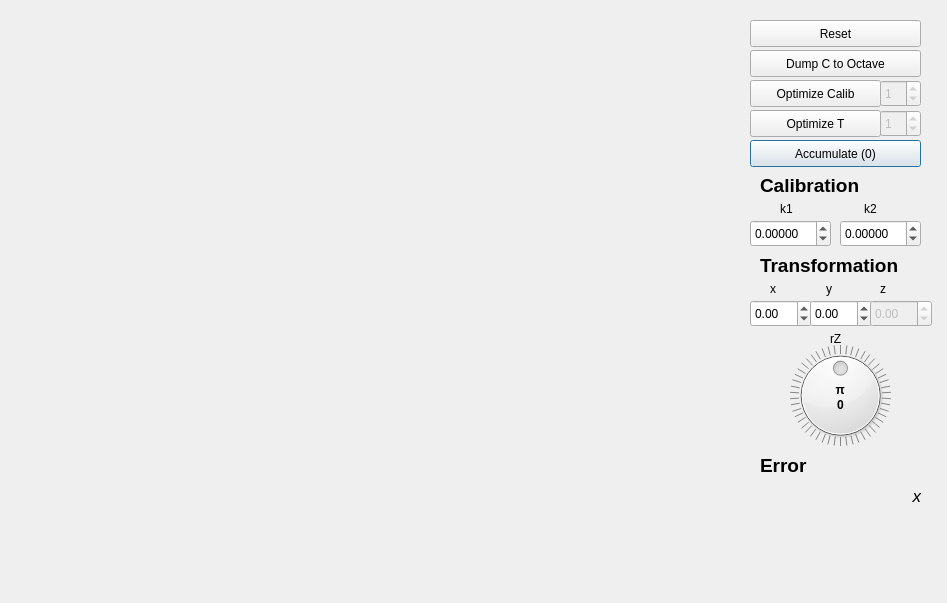
<?xml version="1.0" encoding="UTF-8"?>
<ui version="4.0">
 <class>Laser</class>
 <widget class="QDialog" name="Laser">
  <property name="geometry">
   <rect>
    <x>0</x>
    <y>0</y>
    <width>947</width>
    <height>603</height>
   </rect>
  </property>
  <property name="mouseTracking">
   <bool>false</bool>
  </property>
  <property name="windowTitle">
   <string>FlatMyKinect</string>
  </property>
  <widget class="QPushButton" name="pushButton_2">
   <property name="enabled">
    <bool>true</bool>
   </property>
   <property name="geometry">
    <rect>
     <x>750</x>
     <y>140</y>
     <width>171</width>
     <height>27</height>
    </rect>
   </property>
   <property name="text">
    <string>Accumulate (0)</string>
   </property>
  </widget>
  <widget class="QPushButton" name="pushButton_3">
   <property name="enabled">
    <bool>true</bool>
   </property>
   <property name="geometry">
    <rect>
     <x>750</x>
     <y>50</y>
     <width>171</width>
     <height>27</height>
    </rect>
   </property>
   <property name="text">
    <string>Dump C to Octave</string>
   </property>
  </widget>
  <widget class="QPushButton" name="pushButton_4">
   <property name="enabled">
    <bool>true</bool>
   </property>
   <property name="geometry">
    <rect>
     <x>750</x>
     <y>80</y>
     <width>131</width>
     <height>27</height>
    </rect>
   </property>
   <property name="text">
    <string>Optimize Calib</string>
   </property>
  </widget>
  <widget class="fancyViewer" name="widget" native="true">
   <property name="geometry">
    <rect>
     <x>10</x>
     <y>20</y>
     <width>731</width>
     <height>571</height>
    </rect>
   </property>
  </widget>
  <widget class="QLabel" name="label_4">
   <property name="geometry">
    <rect>
     <x>770</x>
     <y>280</y>
     <width>16</width>
     <height>17</height>
    </rect>
   </property>
   <property name="text">
    <string>x</string>
   </property>
  </widget>
  <widget class="QDoubleSpinBox" name="doubleSpinBox">
   <property name="geometry">
    <rect>
     <x>750</x>
     <y>300</y>
     <width>62</width>
     <height>27</height>
    </rect>
   </property>
   <property name="minimum">
    <double>-100.000000000000000</double>
   </property>
   <property name="maximum">
    <double>100.000000000000000</double>
   </property>
   <property name="singleStep">
    <double>0.100000000000000</double>
   </property>
  </widget>
  <widget class="QDoubleSpinBox" name="doubleSpinBox_2">
   <property name="geometry">
    <rect>
     <x>810</x>
     <y>300</y>
     <width>62</width>
     <height>27</height>
    </rect>
   </property>
   <property name="minimum">
    <double>-100.000000000000000</double>
   </property>
   <property name="maximum">
    <double>100.000000000000000</double>
   </property>
   <property name="singleStep">
    <double>0.100000000000000</double>
   </property>
  </widget>
  <widget class="QDoubleSpinBox" name="doubleSpinBox_3">
   <property name="enabled">
    <bool>false</bool>
   </property>
   <property name="geometry">
    <rect>
     <x>870</x>
     <y>300</y>
     <width>62</width>
     <height>27</height>
    </rect>
   </property>
   <property name="minimum">
    <double>-100.000000000000000</double>
   </property>
   <property name="maximum">
    <double>100.000000000000000</double>
   </property>
   <property name="singleStep">
    <double>0.100000000000000</double>
   </property>
  </widget>
  <widget class="QLabel" name="label_5">
   <property name="geometry">
    <rect>
     <x>826</x>
     <y>280</y>
     <width>16</width>
     <height>17</height>
    </rect>
   </property>
   <property name="text">
    <string>y</string>
   </property>
  </widget>
  <widget class="QLabel" name="label_6">
   <property name="geometry">
    <rect>
     <x>880</x>
     <y>280</y>
     <width>16</width>
     <height>17</height>
    </rect>
   </property>
   <property name="text">
    <string>z</string>
   </property>
  </widget>
  <widget class="QDial" name="dial">
   <property name="geometry">
    <rect>
     <x>790</x>
     <y>330</y>
     <width>101</width>
     <height>131</height>
    </rect>
   </property>
   <property name="minimum">
    <number>0</number>
   </property>
   <property name="maximum">
    <number>6280</number>
   </property>
   <property name="singleStep">
    <number>1</number>
   </property>
   <property name="pageStep">
    <number>1</number>
   </property>
   <property name="value">
    <number>3140</number>
   </property>
   <property name="invertedAppearance">
    <bool>false</bool>
   </property>
   <property name="invertedControls">
    <bool>false</bool>
   </property>
   <property name="wrapping">
    <bool>true</bool>
   </property>
   <property name="notchTarget">
    <double>20.000000000000000</double>
   </property>
   <property name="notchesVisible">
    <bool>true</bool>
   </property>
  </widget>
  <widget class="QLabel" name="label_7">
   <property name="geometry">
    <rect>
     <x>830</x>
     <y>330</y>
     <width>16</width>
     <height>17</height>
    </rect>
   </property>
   <property name="text">
    <string>rZ</string>
   </property>
  </widget>
  <widget class="QLabel" name="label_9">
   <property name="geometry">
    <rect>
     <x>760</x>
     <y>170</y>
     <width>151</width>
     <height>31</height>
    </rect>
   </property>
   <property name="font">
    <font>
     <pointsize>14</pointsize>
     <weight>75</weight>
     <bold>true</bold>
    </font>
   </property>
   <property name="text">
    <string>Calibration</string>
   </property>
  </widget>
  <widget class="QDoubleSpinBox" name="doubleSpinBox_4">
   <property name="geometry">
    <rect>
     <x>750</x>
     <y>220</y>
     <width>81</width>
     <height>27</height>
    </rect>
   </property>
   <property name="decimals">
    <number>5</number>
   </property>
   <property name="minimum">
    <double>-100.000000000000000</double>
   </property>
   <property name="maximum">
    <double>100.000000000000000</double>
   </property>
   <property name="singleStep">
    <double>0.100000000000000</double>
   </property>
  </widget>
  <widget class="QLabel" name="label_10">
   <property name="geometry">
    <rect>
     <x>780</x>
     <y>200</y>
     <width>31</width>
     <height>17</height>
    </rect>
   </property>
   <property name="text">
    <string>k1</string>
   </property>
  </widget>
  <widget class="QLabel" name="label_11">
   <property name="geometry">
    <rect>
     <x>864</x>
     <y>200</y>
     <width>31</width>
     <height>17</height>
    </rect>
   </property>
   <property name="text">
    <string>k2</string>
   </property>
  </widget>
  <widget class="QDoubleSpinBox" name="doubleSpinBox_5">
   <property name="geometry">
    <rect>
     <x>840</x>
     <y>220</y>
     <width>81</width>
     <height>27</height>
    </rect>
   </property>
   <property name="decimals">
    <number>5</number>
   </property>
   <property name="minimum">
    <double>-100.000000000000000</double>
   </property>
   <property name="maximum">
    <double>100.000000000000000</double>
   </property>
   <property name="singleStep">
    <double>0.100000000000000</double>
   </property>
  </widget>
  <widget class="QLabel" name="angleLabel">
   <property name="geometry">
    <rect>
     <x>815</x>
     <y>395</y>
     <width>51</width>
     <height>20</height>
    </rect>
   </property>
   <property name="font">
    <font>
     <weight>75</weight>
     <bold>true</bold>
     <underline>false</underline>
     <strikeout>false</strikeout>
    </font>
   </property>
   <property name="text">
    <string>0</string>
   </property>
   <property name="alignment">
    <set>Qt::AlignCenter</set>
   </property>
  </widget>
  <widget class="QLabel" name="label_13">
   <property name="geometry">
    <rect>
     <x>760</x>
     <y>450</y>
     <width>151</width>
     <height>31</height>
    </rect>
   </property>
   <property name="font">
    <font>
     <pointsize>14</pointsize>
     <weight>75</weight>
     <bold>true</bold>
    </font>
   </property>
   <property name="text">
    <string>Error</string>
   </property>
  </widget>
  <widget class="QLabel" name="errorLabel">
   <property name="geometry">
    <rect>
     <x>750</x>
     <y>480</y>
     <width>171</width>
     <height>31</height>
    </rect>
   </property>
   <property name="font">
    <font>
     <pointsize>13</pointsize>
     <italic>true</italic>
    </font>
   </property>
   <property name="text">
    <string>x</string>
   </property>
   <property name="alignment">
    <set>Qt::AlignRight|Qt::AlignTrailing|Qt::AlignVCenter</set>
   </property>
   <property name="margin">
    <number>7</number>
   </property>
  </widget>
  <widget class="QLabel" name="angleLabel_2">
   <property name="geometry">
    <rect>
     <x>823</x>
     <y>380</y>
     <width>31</width>
     <height>20</height>
    </rect>
   </property>
   <property name="font">
    <font>
     <weight>75</weight>
     <bold>true</bold>
     <underline>false</underline>
     <strikeout>false</strikeout>
    </font>
   </property>
   <property name="text">
    <string> π</string>
   </property>
   <property name="alignment">
    <set>Qt::AlignCenter</set>
   </property>
  </widget>
  <widget class="QSpinBox" name="iterationNum">
   <property name="enabled">
    <bool>false</bool>
   </property>
   <property name="geometry">
    <rect>
     <x>880</x>
     <y>80</y>
     <width>41</width>
     <height>27</height>
    </rect>
   </property>
   <property name="value">
    <number>1</number>
   </property>
  </widget>
  <widget class="QSpinBox" name="iterationNum_2">
   <property name="enabled">
    <bool>false</bool>
   </property>
   <property name="geometry">
    <rect>
     <x>880</x>
     <y>110</y>
     <width>41</width>
     <height>27</height>
    </rect>
   </property>
   <property name="value">
    <number>1</number>
   </property>
  </widget>
  <widget class="QLabel" name="label_8">
   <property name="geometry">
    <rect>
     <x>760</x>
     <y>250</y>
     <width>151</width>
     <height>31</height>
    </rect>
   </property>
   <property name="font">
    <font>
     <pointsize>14</pointsize>
     <weight>75</weight>
     <bold>true</bold>
    </font>
   </property>
   <property name="text">
    <string>Transformation</string>
   </property>
  </widget>
  <widget class="QPushButton" name="pushButton">
   <property name="geometry">
    <rect>
     <x>750</x>
     <y>20</y>
     <width>171</width>
     <height>27</height>
    </rect>
   </property>
   <property name="text">
    <string>Reset</string>
   </property>
  </widget>
  <widget class="QPushButton" name="T_Optimizer">
   <property name="geometry">
    <rect>
     <x>750</x>
     <y>110</y>
     <width>131</width>
     <height>27</height>
    </rect>
   </property>
   <property name="text">
    <string>Optimize T</string>
   </property>
  </widget>
 </widget>
 <customwidgets>
  <customwidget>
   <class>fancyViewer</class>
   <extends>QWidget</extends>
   <header location="global">../src/fancyViewer.h</header>
   <container>1</container>
  </customwidget>
 </customwidgets>
 <resources/>
 <connections/>
</ui>
